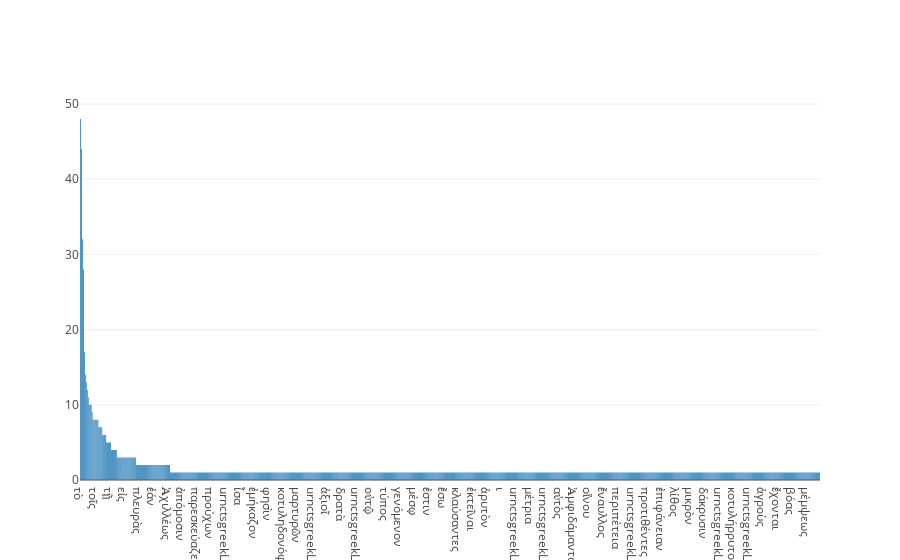

Here is the notebook cell this chart was saved with:
### Code cell
val words = mostToFewest.map(frequency => frequency._1)
val counts = mostToFewest.map(frequency => frequency._2)

val zipf = Vector(
  Bar(x = words, y = counts)
)
plot(zipf)

### Figure 1 — Plotly figure (JSON) as saved in the notebook; plotly's stock layout.template omitted (floating-point values rounded to 4 significant figures; data arrays with more than 128 entries replaced by an {"elided": "..."} marker saying what was removed)
{"data": [{"x": {"elided": "764 str values"}, "y": {"elided": "764 int values"}, "type": "bar"}], "layout": {}}
